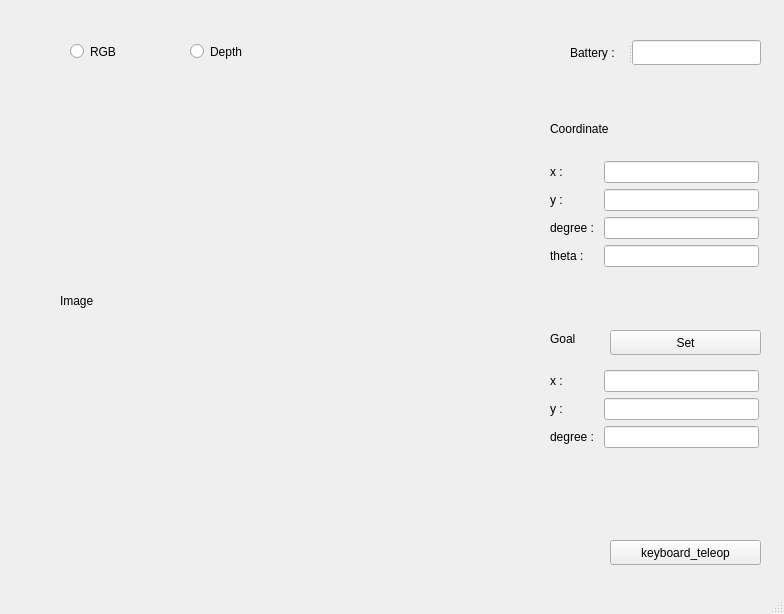
<?xml version="1.0" encoding="UTF-8"?>
<ui version="4.0">
 <class>MainWindow</class>
 <widget class="QMainWindow" name="MainWindow">
  <property name="geometry">
   <rect>
    <x>0</x>
    <y>0</y>
    <width>784</width>
    <height>614</height>
   </rect>
  </property>
  <property name="windowTitle">
   <string>MainWindow</string>
  </property>
  <widget class="QWidget" name="centralwidget">
   <widget class="QRadioButton" name="rgb_rbtn">
    <property name="geometry">
     <rect>
      <x>70</x>
      <y>40</y>
      <width>112</width>
      <height>23</height>
     </rect>
    </property>
    <property name="text">
     <string>RGB</string>
    </property>
   </widget>
   <widget class="QRadioButton" name="depth_rbtn">
    <property name="geometry">
     <rect>
      <x>190</x>
      <y>40</y>
      <width>112</width>
      <height>23</height>
     </rect>
    </property>
    <property name="text">
     <string>Depth</string>
    </property>
   </widget>
   <widget class="QLabel" name="coordinate_label">
    <property name="geometry">
     <rect>
      <x>550</x>
      <y>120</y>
      <width>91</width>
      <height>17</height>
     </rect>
    </property>
    <property name="text">
     <string>Coordinate</string>
    </property>
   </widget>
   <widget class="QPushButton" name="teleop_btn">
    <property name="geometry">
     <rect>
      <x>610</x>
      <y>540</y>
      <width>151</width>
      <height>25</height>
     </rect>
    </property>
    <property name="text">
     <string>keyboard_teleop</string>
    </property>
   </widget>
   <widget class="QLabel" name="goal_label">
    <property name="geometry">
     <rect>
      <x>550</x>
      <y>330</y>
      <width>67</width>
      <height>17</height>
     </rect>
    </property>
    <property name="text">
     <string>Goal</string>
    </property>
   </widget>
   <widget class="QStackedWidget" name="stackedWidget">
    <property name="geometry">
     <rect>
      <x>30</x>
      <y>80</y>
      <width>501</width>
      <height>461</height>
     </rect>
    </property>
    <property name="currentIndex">
     <number>0</number>
    </property>
    <widget class="QWidget" name="page">
     <widget class="QLabel" name="image_label">
      <property name="geometry">
       <rect>
        <x>30</x>
        <y>40</y>
        <width>431</width>
        <height>361</height>
       </rect>
      </property>
      <property name="text">
       <string>Image</string>
      </property>
     </widget>
    </widget>
    <widget class="QWidget" name="page_2">
     <widget class="QLabel" name="depth_label">
      <property name="geometry">
       <rect>
        <x>40</x>
        <y>40</y>
        <width>431</width>
        <height>351</height>
       </rect>
      </property>
      <property name="text">
       <string>Depth</string>
      </property>
     </widget>
    </widget>
   </widget>
   <widget class="QPushButton" name="set_goal_btn">
    <property name="geometry">
     <rect>
      <x>610</x>
      <y>330</y>
      <width>151</width>
      <height>25</height>
     </rect>
    </property>
    <property name="text">
     <string>Set</string>
    </property>
   </widget>
   <widget class="QSplitter" name="splitter">
    <property name="geometry">
     <rect>
      <x>570</x>
      <y>40</y>
      <width>191</width>
      <height>25</height>
     </rect>
    </property>
    <property name="orientation">
     <enum>Qt::Horizontal</enum>
    </property>
    <widget class="QLabel" name="label">
     <property name="text">
      <string>Battery : </string>
     </property>
    </widget>
    <widget class="QLineEdit" name="battery_line">
     <property name="readOnly">
      <bool>true</bool>
     </property>
    </widget>
   </widget>
   <widget class="QWidget" name="layoutWidget">
    <property name="geometry">
     <rect>
      <x>550</x>
      <y>370</y>
      <width>209</width>
      <height>89</height>
     </rect>
    </property>
    <layout class="QFormLayout" name="formLayout_2">
     <item row="0" column="0">
      <widget class="QLabel" name="goal_x_label">
       <property name="text">
        <string>x :</string>
       </property>
      </widget>
     </item>
     <item row="0" column="1">
      <widget class="QLineEdit" name="goal_x_line"/>
     </item>
     <item row="1" column="0">
      <widget class="QLabel" name="goal_y_label">
       <property name="text">
        <string>y :</string>
       </property>
      </widget>
     </item>
     <item row="1" column="1">
      <widget class="QLineEdit" name="goal_y_line"/>
     </item>
     <item row="2" column="0">
      <widget class="QLabel" name="goal_degree_label">
       <property name="text">
        <string>degree : </string>
       </property>
      </widget>
     </item>
     <item row="2" column="1">
      <widget class="QLineEdit" name="goal_degree_line"/>
     </item>
    </layout>
   </widget>
   <widget class="QWidget" name="layoutWidget">
    <property name="geometry">
     <rect>
      <x>550</x>
      <y>161</y>
      <width>209</width>
      <height>120</height>
     </rect>
    </property>
    <layout class="QFormLayout" name="formLayout">
     <item row="0" column="0">
      <widget class="QLabel" name="coor_x_label">
       <property name="text">
        <string>x :</string>
       </property>
      </widget>
     </item>
     <item row="0" column="1">
      <widget class="QLineEdit" name="coor_x_line">
       <property name="readOnly">
        <bool>true</bool>
       </property>
      </widget>
     </item>
     <item row="1" column="0">
      <widget class="QLabel" name="coor_y_label">
       <property name="text">
        <string>y :</string>
       </property>
      </widget>
     </item>
     <item row="1" column="1">
      <widget class="QLineEdit" name="coor_y_line">
       <property name="readOnly">
        <bool>true</bool>
       </property>
      </widget>
     </item>
     <item row="2" column="0">
      <widget class="QLabel" name="degree_label">
       <property name="text">
        <string>degree : </string>
       </property>
      </widget>
     </item>
     <item row="2" column="1">
      <widget class="QLineEdit" name="coor_degree_line">
       <property name="readOnly">
        <bool>true</bool>
       </property>
      </widget>
     </item>
     <item row="3" column="0">
      <widget class="QLabel" name="theta_label">
       <property name="text">
        <string>theta :</string>
       </property>
      </widget>
     </item>
     <item row="3" column="1">
      <widget class="QLineEdit" name="coor_theta_line">
       <property name="readOnly">
        <bool>true</bool>
       </property>
      </widget>
     </item>
    </layout>
   </widget>
  </widget>
  <widget class="QMenuBar" name="menubar">
   <property name="geometry">
    <rect>
     <x>0</x>
     <y>0</y>
     <width>784</width>
     <height>22</height>
    </rect>
   </property>
  </widget>
  <widget class="QStatusBar" name="statusbar"/>
 </widget>
 <resources/>
 <connections/>
</ui>
